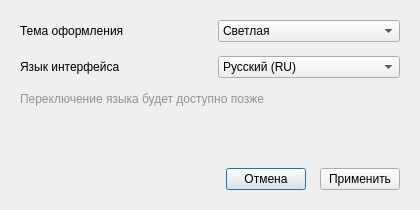
<?xml version="1.0" encoding="UTF-8"?>
<ui version="4.0">
 <class>SettingsDialog</class>
 <widget class="QDialog" name="SettingsDialog">
  <property name="geometry">
   <rect>
    <x>0</x>
    <y>0</y>
    <width>420</width>
    <height>210</height>
   </rect>
  </property>
  <property name="windowTitle">
   <string>Настройки</string>
  </property>
  <layout class="QVBoxLayout" name="verticalLayout">
   <property name="spacing">
    <number>14</number>
   </property>
   <property name="leftMargin">
    <number>20</number>
   </property>
   <property name="topMargin">
    <number>20</number>
   </property>
   <property name="rightMargin">
    <number>20</number>
   </property>
   <property name="bottomMargin">
    <number>20</number>
   </property>
   <item>
    <layout class="QGridLayout" name="gridSettings">
     <property name="horizontalSpacing">
      <number>15</number>
     </property>
     <property name="verticalSpacing">
      <number>14</number>
     </property>
     <item row="0" column="0">
      <widget class="QLabel" name="lblTheme">
       <property name="text">
        <string>Тема оформления</string>
       </property>
      </widget>
     </item>
     <item row="0" column="1">
      <widget class="QComboBox" name="comboTheme">
       <item>
        <property name="text">
         <string>Светлая</string>
        </property>
       </item>
       <item>
        <property name="text">
         <string>Тёмная</string>
        </property>
       </item>
      </widget>
     </item>
     <item row="1" column="0">
      <widget class="QLabel" name="lblLanguage">
       <property name="text">
        <string>Язык интерфейса</string>
       </property>
      </widget>
     </item>
     <item row="1" column="1">
      <widget class="QComboBox" name="comboLanguage">
       <item>
        <property name="text">
         <string>Русский (RU)</string>
        </property>
       </item>
       <item>
        <property name="text">
         <string>English (EN)</string>
        </property>
       </item>
      </widget>
     </item>
    </layout>
   </item>
   <item>
    <widget class="QLabel" name="lblLanguageHint">
     <property name="styleSheet">
      <string notr="true">color: #8B929E;</string>
     </property>
     <property name="text">
      <string>Переключение языка будет доступно позже</string>
     </property>
    </widget>
   </item>
   <item>
    <spacer name="verticalSpacer">
     <property name="orientation">
      <enum>Qt::Orientation::Vertical</enum>
     </property>
     <property name="sizeHint" stdset="0">
      <size>
       <width>20</width>
       <height>20</height>
      </size>
     </property>
    </spacer>
   </item>
   <item>
    <layout class="QHBoxLayout" name="horizontalLayoutButtons">
     <item>
      <spacer name="horizontalSpacer">
       <property name="orientation">
        <enum>Qt::Orientation::Horizontal</enum>
       </property>
       <property name="sizeHint" stdset="0">
        <size>
         <width>40</width>
         <height>20</height>
        </size>
       </property>
      </spacer>
     </item>
     <item>
      <widget class="QPushButton" name="btnCancelSettings">
       <property name="text">
        <string>Отмена</string>
       </property>
      </widget>
     </item>
     <item>
      <widget class="QPushButton" name="btnApplySettings">
       <property name="text">
        <string>Применить</string>
       </property>
      </widget>
     </item>
    </layout>
   </item>
  </layout>
 </widget>
 <resources/>
 <connections/>
</ui>
